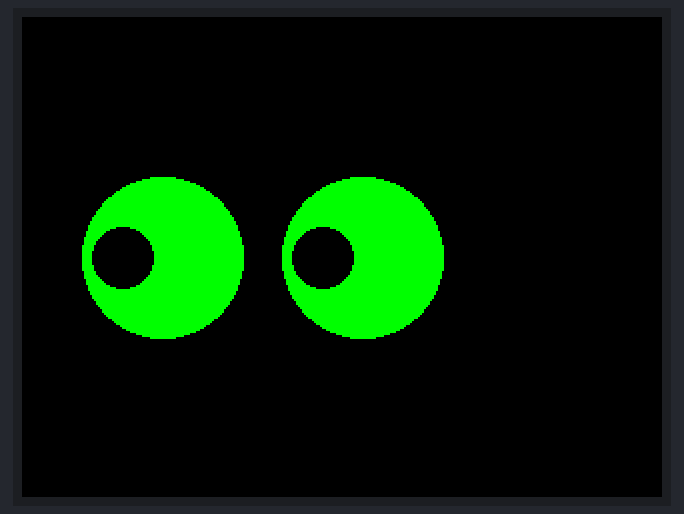
This sketch was run on a simulated ESP32. Parts: 320×240 colour display.

Above: at 0.4 s.
At 1.6 s:
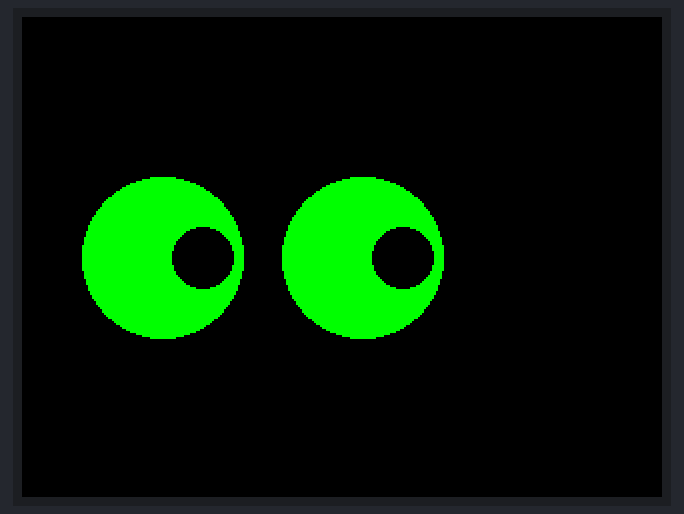
At 3.0 s:
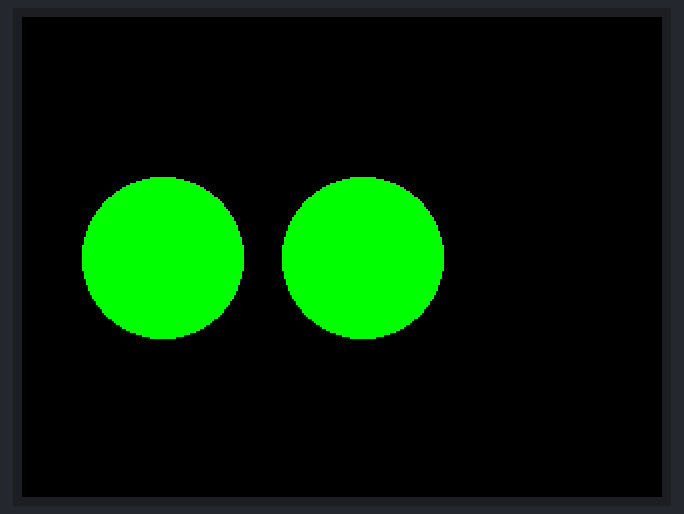
At 4.18 s:
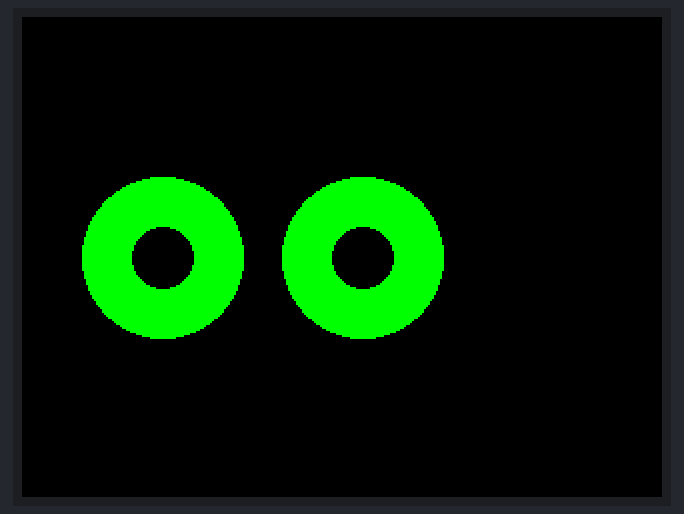

Measured:
- by itself, everything shown: repeats every 3.9 s, in 6 steps
- what the display in image 0 shows lasts 1.1 s, from 0.3 s to 1.4 s
- what the display in image 2 shows lasts 1.2 s, from 2.9 s to 4.1 s

The sketch:

sketch.ino
```cpp
#include <Adafruit_GFX.h>
#include <Adafruit_ILI9341.h>

#define TFT_CS     15
#define TFT_RST    4
#define TFT_DC     2

// Khởi tạo màn hình TFT
Adafruit_ILI9341 tft = Adafruit_ILI9341(TFT_CS, TFT_DC, TFT_RST);

// Vị trí tròng
const int eye1_x = 70;  // Mắt trái
const int eye2_x = 170; // Mắt phải
const int eye_y = 120;  // Vị trí theo chiều dọc
const int r_ConNguoi = 15;  // Kích thước con ngươi
const int r_TrongMat = 40;    // Kích thước tròng

// Hàm vẽ tròng
void drawTrongMat() {
  tft.fillCircle(eye1_x, eye_y, r_TrongMat, ILI9341_GREEN);  // Vẽ tròng trái
  tft.fillCircle(eye2_x, eye_y, r_TrongMat, ILI9341_GREEN);  // Vẽ tròng phải
}

// Hàm vẽ hoặc xóa con ngươi
void drawConNguoi(int eyeX, int eyeY, int ConNguoiX, bool xoa) {
  int color = xoa ? ILI9341_GREEN : ILI9341_BLACK;  // Chọn màu nền hoặc màu con ngươi
  tft.fillCircle(ConNguoiX, eyeY, r_ConNguoi, color);  // Vẽ hoặc xóa con ngươi
}

// Hàm di chuyển con ngươi từ giữa sang trái và phải
void moveEyes() {
  int conNguoi1X = eye1_x;  // Lưu vị trí trước đó của con ngươi trái
  int conNguoi2X = eye2_x;  // Lưu vị trí trước đó của con ngươi phải

  // Con ngươi từ giữa sang trái
  for (int i = 0; i >= -20; i -= 2) {
    drawConNguoi(eye1_x, eye_y, conNguoi1X, true);  // Xóa con ngươi cũ
    drawConNguoi(eye2_x, eye_y, conNguoi2X, true);  // Xóa con ngươi cũ
    drawConNguoi(eye1_x, eye_y, eye1_x + i, false);  // Vẽ con ngươi mới trái
    drawConNguoi(eye2_x, eye_y, eye2_x + i, false);  // Vẽ con ngươi mới phải

    conNguoi1X = eye1_x + i;  // Cập nhật vị trí con ngươi trái
    conNguoi2X = eye2_x + i;  // Cập nhật vị trí con ngươi phải
    delay(10);
  }
  delay(1000);

  // Con ngươi từ trái sang phải
  for (int i = -20; i <= 20; i += 2) {
    drawConNguoi(eye1_x, eye_y, conNguoi1X, true);  // Xóa con ngươi cũ
    drawConNguoi(eye2_x, eye_y, conNguoi2X, true);  // Xóa con ngươi cũ
    drawConNguoi(eye1_x, eye_y, eye1_x + i, false);  // Vẽ con ngươi mới trái
    drawConNguoi(eye2_x, eye_y, eye2_x + i, false);  // Vẽ con ngươi mới phải

    conNguoi1X = eye1_x + i;  // Cập nhật vị trí con ngươi trái
    conNguoi2X = eye2_x + i;  // Cập nhật vị trí con ngươi phải
    delay(10);
  }
  delay(1000);
}

// Hàm chớp
void blinkEyes() {
  // Chớp bằng cách vẽ hình chữ nhật đen che
  tft.fillRect(eye1_x - r_TrongMat, eye_y - 10, r_TrongMat * 2, 20, ILI9341_BLACK);  // Chớp trái
  tft.fillRect(eye2_x - r_TrongMat, eye_y - 10, r_TrongMat * 2, 20, ILI9341_BLACK);  // Chớp phải
  delay(300);
  drawTrongMat();   // Vẽ lại tròng sau khi mở
  delay(200);
}

void setup() {
  tft.begin();
  tft.setRotation(1);
  drawTrongMat();      // Vẽ tròng ban đầu
}

void loop() {
  moveEyes();
  blinkEyes();
  delay(1000);
}
```
